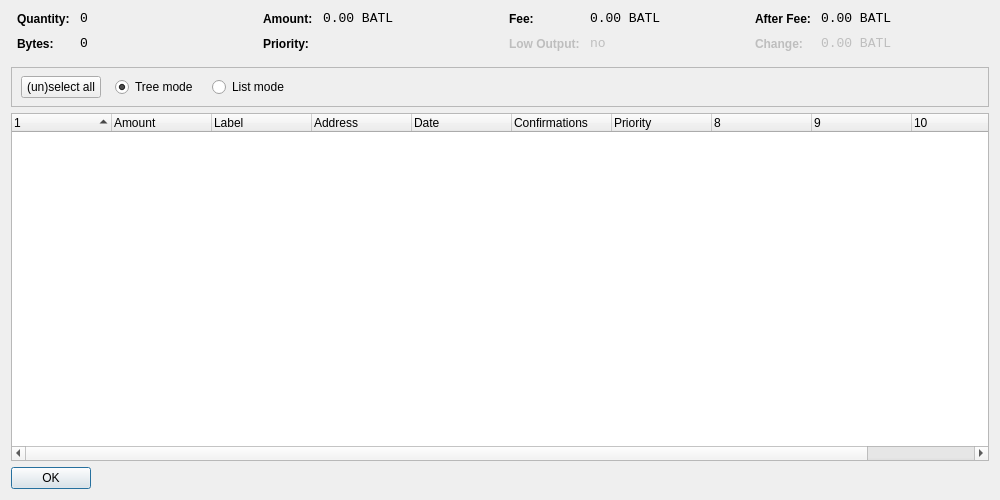
<?xml version="1.0" encoding="UTF-8"?>
<ui version="4.0">
 <class>CoinControlDialog</class>
 <widget class="QDialog" name="CoinControlDialog">
  <property name="geometry">
   <rect>
    <x>0</x>
    <y>0</y>
    <width>1000</width>
    <height>500</height>
   </rect>
  </property>
  <property name="windowTitle">
   <string>Coin Control</string>
  </property>
  <layout class="QVBoxLayout" name="verticalLayout">
   <item>
    <layout class="QHBoxLayout" name="horizontalLayoutTop" stretch="0,0,0,0">
     <property name="topMargin">
      <number>0</number>
     </property>
     <property name="bottomMargin">
      <number>10</number>
     </property>
     <item>
      <layout class="QFormLayout" name="formLayoutCoinControl1">
       <property name="horizontalSpacing">
        <number>10</number>
       </property>
       <property name="verticalSpacing">
        <number>10</number>
       </property>
       <property name="leftMargin">
        <number>6</number>
       </property>
       <property name="rightMargin">
        <number>6</number>
       </property>
       <item row="0" column="0">
        <widget class="QLabel" name="labelCoinControlQuantityText">
         <property name="styleSheet">
          <string notr="true">font-weight:bold;</string>
         </property>
         <property name="text">
          <string>Quantity:</string>
         </property>
        </widget>
       </item>
       <item row="0" column="1">
        <widget class="QLabel" name="labelCoinControlQuantity">
         <property name="font">
          <font>
           <family>Monospace</family>
           <pointsize>10</pointsize>
          </font>
         </property>
         <property name="cursor">
          <cursorShape>IBeamCursor</cursorShape>
         </property>
         <property name="contextMenuPolicy">
          <enum>Qt::ActionsContextMenu</enum>
         </property>
         <property name="text">
          <string notr="true">0</string>
         </property>
         <property name="textInteractionFlags">
          <set>Qt::LinksAccessibleByMouse|Qt::TextSelectableByKeyboard|Qt::TextSelectableByMouse</set>
         </property>
        </widget>
       </item>
       <item row="1" column="0">
        <widget class="QLabel" name="labelCoinControlBytesText">
         <property name="styleSheet">
          <string notr="true">font-weight:bold;</string>
         </property>
         <property name="text">
          <string>Bytes:</string>
         </property>
        </widget>
       </item>
       <item row="1" column="1">
        <widget class="QLabel" name="labelCoinControlBytes">
         <property name="font">
          <font>
           <family>Monospace</family>
           <pointsize>10</pointsize>
          </font>
         </property>
         <property name="cursor">
          <cursorShape>IBeamCursor</cursorShape>
         </property>
         <property name="contextMenuPolicy">
          <enum>Qt::ActionsContextMenu</enum>
         </property>
         <property name="text">
          <string notr="true">0</string>
         </property>
         <property name="textInteractionFlags">
          <set>Qt::LinksAccessibleByMouse|Qt::TextSelectableByKeyboard|Qt::TextSelectableByMouse</set>
         </property>
        </widget>
       </item>
      </layout>
     </item>
     <item>
      <layout class="QFormLayout" name="formLayoutCoinControl2">
       <property name="horizontalSpacing">
        <number>10</number>
       </property>
       <property name="verticalSpacing">
        <number>10</number>
       </property>
       <property name="leftMargin">
        <number>6</number>
       </property>
       <property name="rightMargin">
        <number>6</number>
       </property>
       <item row="0" column="0">
        <widget class="QLabel" name="labelCoinControlAmountText">
         <property name="styleSheet">
          <string notr="true">font-weight:bold;</string>
         </property>
         <property name="text">
          <string>Amount:</string>
         </property>
        </widget>
       </item>
       <item row="0" column="1">
        <widget class="QLabel" name="labelCoinControlAmount">
         <property name="font">
          <font>
           <family>Monospace</family>
           <pointsize>10</pointsize>
          </font>
         </property>
         <property name="cursor">
          <cursorShape>IBeamCursor</cursorShape>
         </property>
         <property name="contextMenuPolicy">
          <enum>Qt::ActionsContextMenu</enum>
         </property>
         <property name="text">
          <string notr="true">0.00 BATL</string>
         </property>
         <property name="textInteractionFlags">
          <set>Qt::LinksAccessibleByMouse|Qt::TextSelectableByKeyboard|Qt::TextSelectableByMouse</set>
         </property>
        </widget>
       </item>
       <item row="1" column="0">
        <widget class="QLabel" name="labelCoinControlPriorityText">
         <property name="styleSheet">
          <string notr="true">font-weight:bold;</string>
         </property>
         <property name="text">
          <string>Priority:</string>
         </property>
        </widget>
       </item>
       <item row="1" column="1">
        <widget class="QLabel" name="labelCoinControlPriority">
         <property name="font">
          <font>
           <family>Monospace</family>
           <pointsize>10</pointsize>
          </font>
         </property>
         <property name="cursor">
          <cursorShape>IBeamCursor</cursorShape>
         </property>
         <property name="contextMenuPolicy">
          <enum>Qt::ActionsContextMenu</enum>
         </property>
         <property name="text">
          <string/>
         </property>
         <property name="textInteractionFlags">
          <set>Qt::LinksAccessibleByMouse|Qt::TextSelectableByKeyboard|Qt::TextSelectableByMouse</set>
         </property>
        </widget>
       </item>
      </layout>
     </item>
     <item>
      <layout class="QFormLayout" name="formLayoutCoinControl3">
       <property name="horizontalSpacing">
        <number>10</number>
       </property>
       <property name="verticalSpacing">
        <number>10</number>
       </property>
       <property name="leftMargin">
        <number>6</number>
       </property>
       <property name="rightMargin">
        <number>6</number>
       </property>
       <item row="0" column="0">
        <widget class="QLabel" name="labelCoinControlFeeText">
         <property name="styleSheet">
          <string notr="true">font-weight:bold;</string>
         </property>
         <property name="text">
          <string>Fee:</string>
         </property>
        </widget>
       </item>
       <item row="0" column="1">
        <widget class="QLabel" name="labelCoinControlFee">
         <property name="font">
          <font>
           <family>Monospace</family>
           <pointsize>10</pointsize>
          </font>
         </property>
         <property name="cursor">
          <cursorShape>IBeamCursor</cursorShape>
         </property>
         <property name="contextMenuPolicy">
          <enum>Qt::ActionsContextMenu</enum>
         </property>
         <property name="text">
          <string notr="true">0.00 BATL</string>
         </property>
         <property name="textInteractionFlags">
          <set>Qt::LinksAccessibleByMouse|Qt::TextSelectableByKeyboard|Qt::TextSelectableByMouse</set>
         </property>
        </widget>
       </item>
       <item row="1" column="0">
        <widget class="QLabel" name="labelCoinControlLowOutputText">
         <property name="enabled">
          <bool>false</bool>
         </property>
         <property name="styleSheet">
          <string notr="true">font-weight:bold;</string>
         </property>
         <property name="text">
          <string>Low Output:</string>
         </property>
        </widget>
       </item>
       <item row="1" column="1">
        <widget class="QLabel" name="labelCoinControlLowOutput">
         <property name="enabled">
          <bool>false</bool>
         </property>
         <property name="font">
          <font>
           <family>Monospace</family>
           <pointsize>10</pointsize>
          </font>
         </property>
         <property name="cursor">
          <cursorShape>IBeamCursor</cursorShape>
         </property>
         <property name="contextMenuPolicy">
          <enum>Qt::ActionsContextMenu</enum>
         </property>
         <property name="text">
          <string notr="true">no</string>
         </property>
         <property name="textInteractionFlags">
          <set>Qt::LinksAccessibleByMouse|Qt::TextSelectableByKeyboard|Qt::TextSelectableByMouse</set>
         </property>
        </widget>
       </item>
      </layout>
     </item>
     <item>
      <layout class="QFormLayout" name="formLayoutCoinControl4">
       <property name="horizontalSpacing">
        <number>10</number>
       </property>
       <property name="verticalSpacing">
        <number>10</number>
       </property>
       <property name="leftMargin">
        <number>6</number>
       </property>
       <property name="rightMargin">
        <number>6</number>
       </property>
       <item row="0" column="0">
        <widget class="QLabel" name="labelCoinControlAfterFeeText">
         <property name="styleSheet">
          <string notr="true">font-weight:bold;</string>
         </property>
         <property name="text">
          <string>After Fee:</string>
         </property>
        </widget>
       </item>
       <item row="0" column="1">
        <widget class="QLabel" name="labelCoinControlAfterFee">
         <property name="font">
          <font>
           <family>Monospace</family>
           <pointsize>10</pointsize>
          </font>
         </property>
         <property name="cursor">
          <cursorShape>IBeamCursor</cursorShape>
         </property>
         <property name="contextMenuPolicy">
          <enum>Qt::ActionsContextMenu</enum>
         </property>
         <property name="text">
          <string notr="true">0.00 BATL</string>
         </property>
         <property name="textInteractionFlags">
          <set>Qt::LinksAccessibleByMouse|Qt::TextSelectableByKeyboard|Qt::TextSelectableByMouse</set>
         </property>
        </widget>
       </item>
       <item row="1" column="0">
        <widget class="QLabel" name="labelCoinControlChangeText">
         <property name="enabled">
          <bool>false</bool>
         </property>
         <property name="styleSheet">
          <string notr="true">font-weight:bold;</string>
         </property>
         <property name="text">
          <string>Change:</string>
         </property>
        </widget>
       </item>
       <item row="1" column="1">
        <widget class="QLabel" name="labelCoinControlChange">
         <property name="enabled">
          <bool>false</bool>
         </property>
         <property name="font">
          <font>
           <family>Monospace</family>
           <pointsize>10</pointsize>
          </font>
         </property>
         <property name="cursor">
          <cursorShape>IBeamCursor</cursorShape>
         </property>
         <property name="contextMenuPolicy">
          <enum>Qt::ActionsContextMenu</enum>
         </property>
         <property name="text">
          <string notr="true">0.00 BATL</string>
         </property>
         <property name="textInteractionFlags">
          <set>Qt::LinksAccessibleByMouse|Qt::TextSelectableByKeyboard|Qt::TextSelectableByMouse</set>
         </property>
        </widget>
       </item>
      </layout>
     </item>
    </layout>
   </item>
   <item>
    <widget class="QFrame" name="frame">
     <property name="minimumSize">
      <size>
       <width>0</width>
       <height>40</height>
      </size>
     </property>
     <property name="frameShape">
      <enum>QFrame::StyledPanel</enum>
     </property>
     <property name="frameShadow">
      <enum>QFrame::Sunken</enum>
     </property>
     <widget class="QWidget" name="horizontalLayoutWidget">
      <property name="geometry">
       <rect>
        <x>10</x>
        <y>0</y>
        <width>781</width>
        <height>41</height>
       </rect>
      </property>
      <layout class="QHBoxLayout" name="horizontalLayoutPanel" stretch="0,0,0,0,0">
       <property name="spacing">
        <number>14</number>
       </property>
       <item>
        <widget class="QPushButton" name="pushButtonSelectAll">
         <property name="sizePolicy">
          <sizepolicy hsizetype="Maximum" vsizetype="Fixed">
           <horstretch>0</horstretch>
           <verstretch>0</verstretch>
          </sizepolicy>
         </property>
         <property name="text">
          <string>(un)select all</string>
         </property>
        </widget>
       </item>
       <item>
        <widget class="QRadioButton" name="radioTreeMode">
         <property name="sizePolicy">
          <sizepolicy hsizetype="Maximum" vsizetype="Fixed">
           <horstretch>0</horstretch>
           <verstretch>0</verstretch>
          </sizepolicy>
         </property>
         <property name="text">
          <string>Tree mode</string>
         </property>
         <property name="checked">
          <bool>true</bool>
         </property>
        </widget>
       </item>
       <item>
        <widget class="QRadioButton" name="radioListMode">
         <property name="sizePolicy">
          <sizepolicy hsizetype="Maximum" vsizetype="Fixed">
           <horstretch>0</horstretch>
           <verstretch>0</verstretch>
          </sizepolicy>
         </property>
         <property name="text">
          <string>List mode</string>
         </property>
        </widget>
       </item>
       <item>
        <spacer name="horizontalSpacer">
         <property name="orientation">
          <enum>Qt::Horizontal</enum>
         </property>
         <property name="sizeHint" stdset="0">
          <size>
           <width>40</width>
           <height>20</height>
          </size>
         </property>
        </spacer>
       </item>
      </layout>
     </widget>
    </widget>
   </item>
   <item>
    <widget class="CoinControlTreeWidget" name="treeWidget">
     <property name="contextMenuPolicy">
      <enum>Qt::CustomContextMenu</enum>
     </property>
     <property name="sortingEnabled">
      <bool>false</bool>
     </property>
     <property name="columnCount">
      <number>11</number>
     </property>
     <attribute name="headerShowSortIndicator" stdset="0">
      <bool>true</bool>
     </attribute>
     <attribute name="headerStretchLastSection">
      <bool>false</bool>
     </attribute>
     <column>
      <property name="text">
       <string/>
      </property>
     </column>
     <column>
      <property name="text">
       <string>Amount</string>
      </property>
     </column>
     <column>
      <property name="text">
       <string>Label</string>
      </property>
     </column>
     <column>
      <property name="text">
       <string>Address</string>
      </property>
     </column>
     <column>
      <property name="text">
       <string>Date</string>
      </property>
     </column>
     <column>
      <property name="text">
       <string>Confirmations</string>
      </property>
      <property name="toolTip">
       <string>Confirmed</string>
      </property>
     </column>
     <column>
      <property name="text">
       <string>Priority</string>
      </property>
     </column>
     <column>
      <property name="text">
       <string/>
      </property>
     </column>
     <column>
      <property name="text">
       <string/>
      </property>
     </column>
     <column>
      <property name="text">
       <string/>
      </property>
     </column>
     <column>
      <property name="text">
       <string/>
      </property>
     </column>
    </widget>
   </item>
   <item>
    <widget class="QDialogButtonBox" name="buttonBox">
     <property name="sizePolicy">
      <sizepolicy hsizetype="Maximum" vsizetype="Fixed">
       <horstretch>0</horstretch>
       <verstretch>0</verstretch>
      </sizepolicy>
     </property>
     <property name="orientation">
      <enum>Qt::Horizontal</enum>
     </property>
     <property name="standardButtons">
      <set>QDialogButtonBox::Ok</set>
     </property>
    </widget>
   </item>
  </layout>
 </widget>
 <customwidgets>
  <customwidget>
   <class>CoinControlTreeWidget</class>
   <extends>QTreeWidget</extends>
   <header>coincontroltreewidget.h</header>
  </customwidget>
 </customwidgets>
 <resources/>
 <connections/>
</ui>
